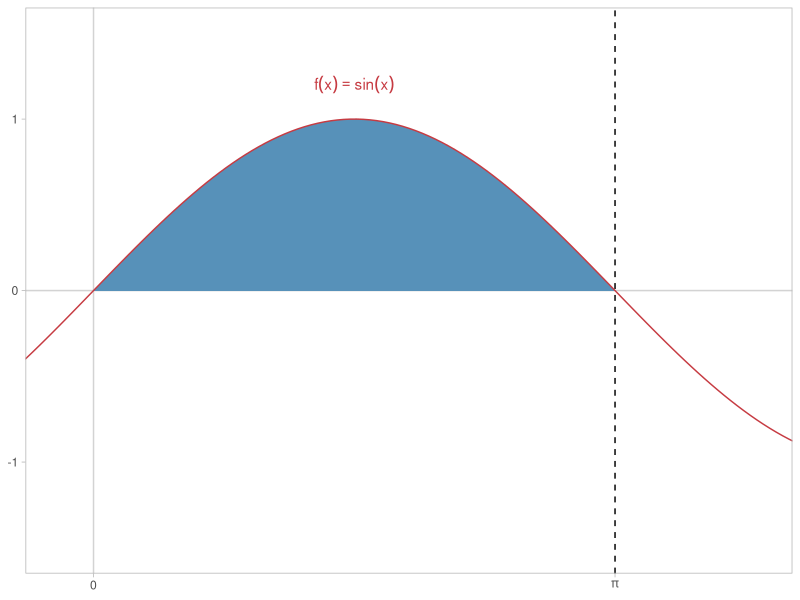
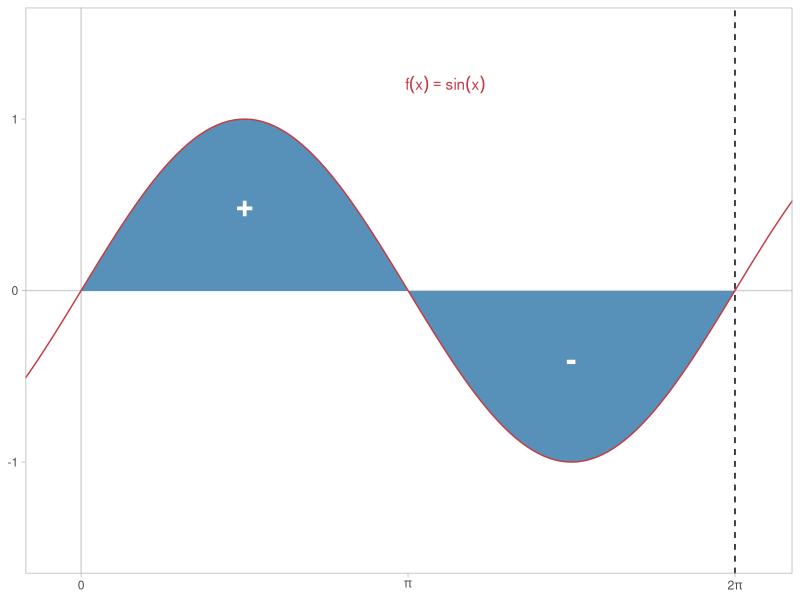

R code for these plots, in order:
## ---- chunk 1
knitr::opts_chunk$set(echo = TRUE)
## ---- chunk 2
library(tidyr)
library(dplyr)
library(ggplot2)
library(patchwork)
## ---- chunk 3
def_int_sin <- ggplot() + 
  geom_vline(xintercept = 0, color = "lightgrey") + 
  geom_hline(yintercept = 0, color = "lightgrey") + 
  geom_area(
    data = tibble(
      x = seq(from = 0, to = pi, length.out = 200), f_x = sin(x)
    ),
    aes(x = x, y = f_x),
    fill = "#5791b9"
  ) + 
  geom_vline(xintercept = pi, linetype = "dashed") + 
  geom_line(
    data = tibble(
      x = seq(from = -pi/2, to = 2*pi, length.out = 200), f_x = sin(x)
    ),
    aes(x = x, y = f_x),
    color = "#c63b42"
  ) + 
  annotate(geom = "text", x = pi/2, y = 1.2, label = "f(x) == sin(x)",
           color = "#c63b42", parse = TRUE) + 
  scale_x_continuous(breaks = c(0, pi), labels = expression(0, pi)) + 
  coord_cartesian(xlim = c(-0.2, 4)) + 
  expand_limits(y = c(-1.5, 1.5)) + 
  theme_light() + 
  theme(panel.grid = element_blank()) + 
  labs(x = NULL, y = NULL)

def_int_sin
## ---- chunk 4
def_int_sin_2 <- ggplot() + 
  geom_vline(xintercept = 0, color = "lightgrey") + 
  geom_hline(yintercept = 0, color = "lightgrey") + 
  geom_area(
    data = tibble(
      x = seq(from = 0, to = 2*pi, length.out = 200), f_x = sin(x)
    ),
    aes(x = x, y = f_x),
    fill = "#5791b9"
  ) + 
  geom_vline(xintercept = 2*pi, linetype = "dashed") + 
  geom_line(
    data = tibble(
      x = seq(from = -pi/2, to = 3*pi, length.out = 200), f_x = sin(x)
    ),
    aes(x = x, y = f_x),
    color = "#c63b42"
  ) + 
  annotate(geom = "text", x = 3.5, y = 1.2, label = "f(x) == sin(x)",
           color = "#c63b42", parse = TRUE) + 
  annotate(
    geom = "text",
    x = c(pi/2, (3*pi)/2), y = c(0.5, -0.4), label = c("+", "-"),
    color = "white", fontface = 2, size = 8
  ) + 
  scale_x_continuous(breaks = c(0, pi,2*pi), labels = expression(0, pi,2*pi)) + 
  coord_cartesian(xlim = c(-0.2, 6.5)) + 
  expand_limits(y = c(-1.5, 1.5)) + 
  theme_light() + 
  theme(panel.grid = element_blank()) + 
  labs(x = NULL, y = NULL)

def_int_sin_2
